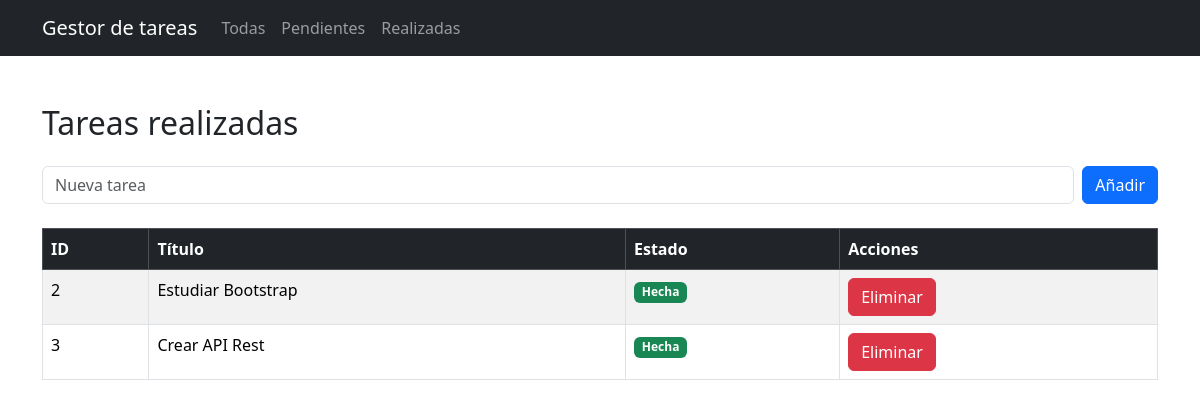
Page /realizadas on the committed database.
### tables this page shows
CREATE TABLE tarea (
    id INTEGER PRIMARY KEY AUTOINCREMENT,
    title TEXT NOT NULL,
    done BOOLEAN NOT NULL DEFAULT 0
);

### app.py (the view)
@app.route("/realizadas")
def realizadas():
    conexion = obtener_conexion()
    tareas = conexion.execute("SELECT * FROM tarea WHERE done = 1").fetchall()
    conexion.close()
    return render_template("index.html",tareas=tareas,title="Tareas realizadas")

### app.py (called while the page is built)
def obtener_conexion():
    conexion = sqlite3.connect("tareas.db")
    conexion.row_factory = sqlite3.Row
    return conexion

### templates/index.html (shortened to what this page needs)
<!DOCTYPE html>
<html lang="en">
<head>
    <link rel="stylesheet" href="{{ url_for('static',filename='css/bootstrap.min.css') }}">
</head>
<body>
    <nav class="navbar navbar-expand-md navbar-dark bg-dark">
        <div class="container">
            <a href="" class="navbar-brand">Gestor de tareas</a>
            <div class="collapse navbar-collapse">
                <ul class="navbar-nav ">
                    <li class="nav-item"><a href="/" class="nav-link">Todas</a></li>
                    <li class="nav-item"><a href="/pendientes" class="nav-link">Pendientes</a></li>
                    <li class="nav-item"><a href="/realizadas" class="nav-link">Realizadas</a></li>
                </ul>
            </div>
        </div>
    </nav>
    <div class="container py-5">
        <h2 class="mb-4">{{ title }}</h2>
        <form method="POST" action="/add" class="d-flex mb-4">
            <input name="title" type="text" class="form-control me-2" placeholder="Nueva tarea" required>
            <button class="btn btn-primary" type="submit">Añadir</button>
        </form>
        <table class="table table-striped table-bordered table-hover">
            <thead class="table-dark">
                <tr>
                    <th>ID</th>
                    <th>Título</th>
                    <th>Estado</th>
                    <th>Acciones</th>
                </tr>
            </thead>
            <tbody>
                {% for tarea in tareas %}
                <tr>
                    <td>{{ tarea.id }}</td>
                    <td>{{ tarea.title }}</td>
                    <td>
                        {% if tarea.done %}
                        <span class="badge bg-success">Hecha</span>
                        {% else %}
                        <span class="badge bg-warning text-dark">Pendiente</span>
                        {% endif %}
                    </td>
                    <td>
                        <a href="{{ url_for('eliminar_tarea',tarea_id = tarea.id) }}" class="btn btn-danger"> Eliminar</a>
                    </td>
                </tr>
                {% endfor %}
            </tbody>
        </table>
    </div>
</body>
</html>

### rows in the picture
tarea: id "2", title "Estudiar Bootstrap", done "Hecha"
tarea: id "3", title "Crear API Rest", done "Hecha"

### other values in the picture
{{ title }} "Tareas realizadas"
